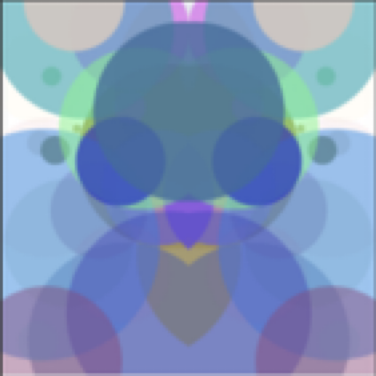
#> input picture IMG_3024.PNG, 376 x 376 px
$ python flow_field.py ../IMG_3024.PNG out.png
#> lines starting #> are read from the running program, lines starting #| are printed output that depends on the picture; after the words box and inside, x2 and y2 are one past the last pixel; in counts of white or black regions, pixels touching at a corner belong together
import argparse
import numpy as np
from PIL import Image
import math
import sys

def get_grayscale(img):
    """
    Convert PIL image to grayscale numpy array matching the JS logic:
    0.299*R + 0.587*G + 0.114*B
    """
    # Convert to RGB to ensure 3 channels
    img = img.convert('RGB')

    # NumPy 2.0 Fix: Create array first, then cast
    data = np.array(img).astype(np.float32)

    # Perform the weighted sum
    gray = 0.299 * data[:, :, 0] + 0.587 * data[:, :, 1] + 0.114 * data[:, :, 2]
    return gray

def calculate_structure_tensor(gray, x, y, w, h, window_size=5):
    """
    Calculates the local orientation of features in the image.
    Returns the angle in radians.
    """
    half = window_size // 2
    sum_e = 0.0
    sum_f = 0.0

    # Define bounds to avoid checking boundaries inside the inner loop
    y_min = max(0, y - half)
    y_max = min(h, y + half + 1)
    x_min = max(0, x - half)
    x_max = min(w, x + half + 1)

    for iy in range(y_min, y_max):
        for ix in range(x_min, x_max):
            if ix <= 0 or ix >= w - 1 or iy <= 0 or iy >= h - 1:
                continue

            # Calculate Gradients (Central Difference)
            val_plus_x = gray[iy, ix + 1]
            val_minus_x = gray[iy, ix - 1]
            gx = val_plus_x - val_minus_x

            val_plus_y = gray[iy + 1, ix]
            val_minus_y = gray[iy - 1, ix]
            gy = val_plus_y - val_minus_y

            sum_e += (gx * gx - gy * gy)
            sum_f += (2 * gx * gy)

    # Calculate Angle (+ PI/2 rotates it to flow along the edge)
    angle = (0.5 * math.atan2(sum_f, sum_e)) + (math.pi / 2)
    return angle

def main():
    parser = argparse.ArgumentParser(description="Generate Vector Flow Fields using Ostromoukhov Dithering.")
    parser.add_argument("input_image", help="Path to input image file")
    parser.add_argument("output_svg", help="Path to save output SVG")
    parser.add_argument("--grid-size", type=int, default=12, help="Length of the drawn lines (default: 12)")
    parser.add_argument("--density", type=float, default=1.0, help="Density/Contrast scale (default: 1.0)")
    parser.add_argument("--max-dim", type=int, default=1024, help="Maximum dimension for resizing (default: 1024)")

    args = parser.parse_args()

    try:
        img = Image.open(args.input_image)
#> img is the input picture: PIL image 376x376 RGBA; mean R, G, B, A 125.2, 148.1, 185.7, 255
    except IOError:
        print(f"Error: Could not open image {args.input_image}")
        sys.exit(1)

    # --- Resizing Logic ---
    original_width, original_height = img.size
#> original_width = 376; original_height = 376
    max_dim = args.max_dim

    if max(original_width, original_height) > max_dim:
        scale_factor = max_dim / max(original_width, original_height)
        new_width = int(original_width * scale_factor)
        new_height = int(original_height * scale_factor)

        print(f"Resizing image from {original_width}x{original_height} to {new_width}x{new_height}...")

        # Use Resampling.LANCZOS for high quality downsampling
        # (Fallbacks to Image.LANCZOS for older Pillow versions)
        resample_method = getattr(Image, 'Resampling', Image).LANCZOS
        img = img.resize((new_width, new_height), resample_method)
    else:
        print(f"Image size {original_width}x{original_height} is within limit ({max_dim}).")
#| Image size 376x376 is within limit (1024).

    width, height = img.size
#> width = 376; height = 376

    # 1. Get Grayscale Data
    gray = get_grayscale(img)
#> in get_grayscale, `gray = 0.299 * data[:, :, 0] + 0.587 * data[:, :, 1] + 0.114 * data[:,..`:
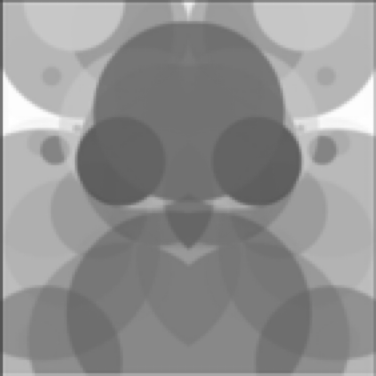
#> gray: shape (376, 376) float32; min 75.94, max 255, mean 145.5

    # 2. Initialize Error Buffer
    error_buffer = (255.0 - gray) * args.density
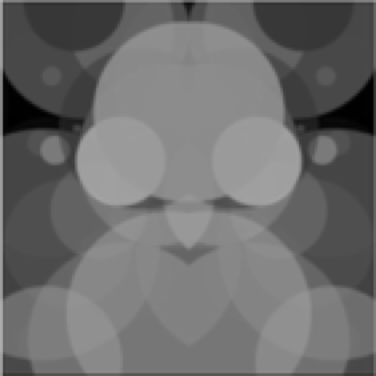
#> error_buffer: shape (376, 376) float32; min 0, max 179.1, mean 109.5

    # Constants
    step = 4
    line_len = args.grid_size
    threshold = 128.0

    lines = []

    # 3. Dithering Loop
    print("Tracing flow lines...")

    for y in range(0, height - step, step):
        for x in range(0, width - step, step):

            old_val = error_buffer[y, x]
            error = 0.0

            if old_val > threshold:
                angle = calculate_structure_tensor(gray, x, y, width, height)

                cx, cy = x, y
                x1 = cx - (math.cos(angle) * line_len / 2)
                y1 = cy - (math.sin(angle) * line_len / 2)
                x2 = cx + (math.cos(angle) * line_len / 2)
                y2 = cy + (math.sin(angle) * line_len / 2)

                lines.append(((x1, y1), (x2, y2)))

                error = old_val - 255.0
            else:
                error = old_val - 0.0

            # Distribute Error
            if x + step < width:
                error_buffer[y, x + step] += error * (7/16)
            if x - step >= 0 and y + step < height:
                error_buffer[y + step, x - step] += error * (3/16)
            if y + step < height:
                error_buffer[y + step, x] += error * (5/16)
            if x + step < width and y + step < height:
                error_buffer[y + step, x + step] += error * (1/16)
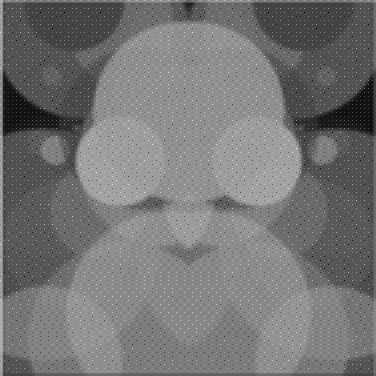
#> error_buffer: shape (376, 376) float32; 6.25% of pixels changed, all inside (x1, y1, x2, y2) = (0, 0, 373, 373); drawn with min black and max white

    # 4. Write SVG
    print(f"Generated {len(lines)} lines. Saving to {args.output_svg}...")
#> (printed output is left out)

    with open(args.output_svg, "w") as f:
        f.write(f'<svg xmlns="http://www.w3.org/2000/svg" viewBox="0 0 {width} {height}" width="{width}px" height="{height}px">\n')
        f.write(f'<rect width="100%" height="100%" fill="white"/>\n')
        f.write(f'<g stroke="black" stroke-width="1" fill="none">\n')

        for (p1, p2) in lines:
            if math.isnan(p1[0]) or math.isnan(p2[0]):
                continue
            f.write(f'<line x1="{p1[0]:.2f}" y1="{p1[1]:.2f}" x2="{p2[0]:.2f}" y2="{p2[1]:.2f}" />\n')
#> this loop made 3739 passes
#> (p1, p2) on passes 1 to 3: ((2.5, -5.45), (-2.5, 5.45)), ((2, -0.00735), (14, 0.00735)), ((10, -0.00921), (22, 0.00921))

        f.write('</g>\n')
        f.write('</svg>')

    print("Done.")

if __name__ == "__main__":
    main()
